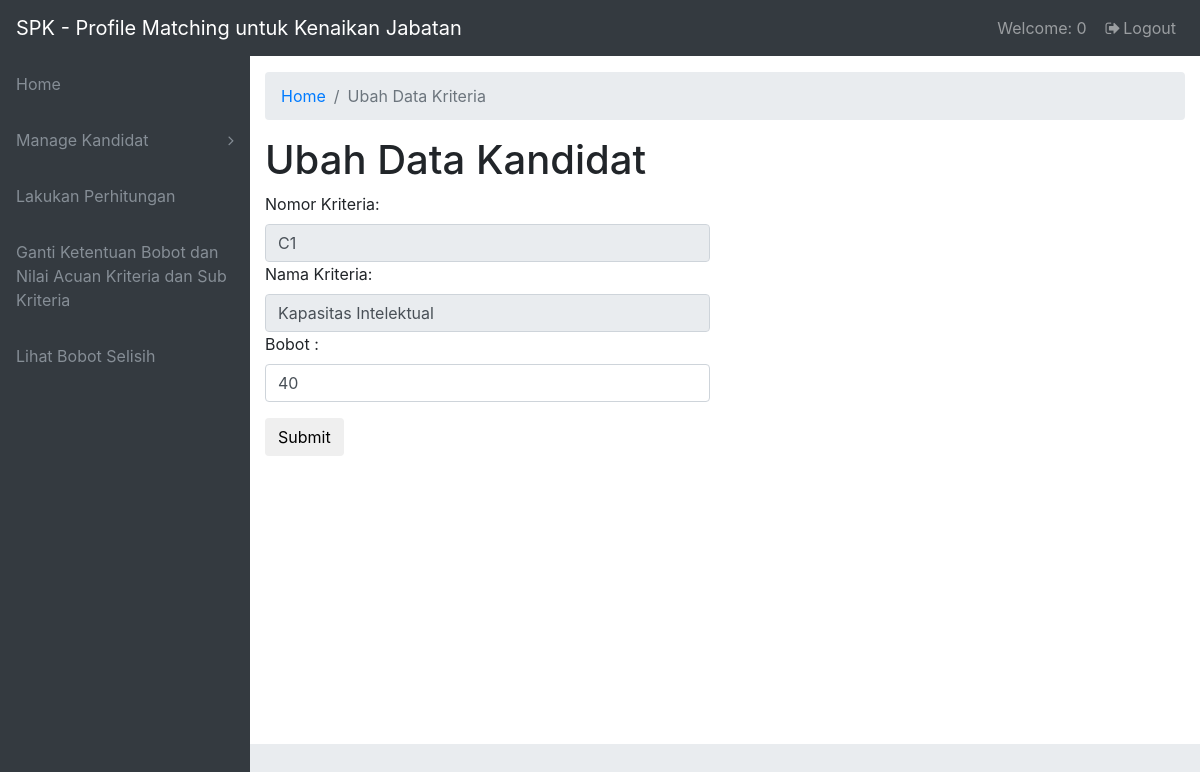
Page /kriteria_edit_form.php?id=C1 (signed in) on the committed database.
### tables this page shows
CREATE TABLE `kriteria` (
  `k_nomor` varchar(5) NOT NULL,
  `k_kriteria` varchar(100) NOT NULL,
  `k_bobot` int(2) NOT NULL
);

### kriteria_edit_form.php (the view, shortened to what this page needs)
<?php
require_once("headerpage.php");
require_once("koneksi.php");
?>
    <ol class="breadcrumb">
        <li class="breadcrumb-item">
            <a href="index.php">Home</a>
        </li>
        <li class="breadcrumb-item active">Ubah Data Kriteria</li>
    </ol>
    <div class="row">
        <div class="col-6">
            <h1>Ubah Data Kandidat</h1>
            <?php
            $id = $_GET['id'];
            $stmt = $conn->prepare('select * from kriteria WHERE k_nomor = "'.$id.'"');
            $stmt->execute();
            $stmt->bind_result($k_nomor, $k_nm, $k_bbt);
            while ($stmt->fetch()) {
                if (isset($_SESSION["username"])) {
                    echo "
                <form action=\"kriteria_edit.php\" method=\"post\" enctype=\"multipart/form-data\">
                    <div class=\"form-group\">
                        <label for=\"NoK\">Nomor Kriteria:</label>
                        <input type=\"text\" class=\"form-control\" name=\"NoK\" value='" . $k_nomor . "' readonly>
                        <label for=\"NamaK\">Nama Kriteria:</label>
                        <input type=\"text\" class=\"form-control\" name=\"NamaK\" value='" . $k_nm . "' readonly>
                        <label for=\"Bbt\">Bobot :</label>
                        <input type=\"number\" class=\"form-control\" name=\"Bbt\" maxlength='2' size=\"2\" min='0' max='99' value='" . $k_bbt . "'>
                    </div>
                    <button type=\"submit\" class=\"btn btn-default\">Submit</button>
                </form>
                ";
                } else {
                    echo " <h2>Anda tidak memiliki hak untuk mengedit</h2>"; ?>
                <?php }
            }
            ?>
        </div>
    </div>
<?php
require_once("footerpage.php");
?>

### css/sb-admin.css (style rules this page uses)
html { position: relative; min-height: 100%; }
body { overflow-x: hidden; }
body.sticky-footer { margin-bottom: 56px; }
body.fixed-nav { padding-top: 56px; }

### rows in the picture
kriteria: NoK "C1", NamaK "Kapasitas Intelektual", Bbt "40"

### other values in the picture
$_SESSION["nama"] "0"
